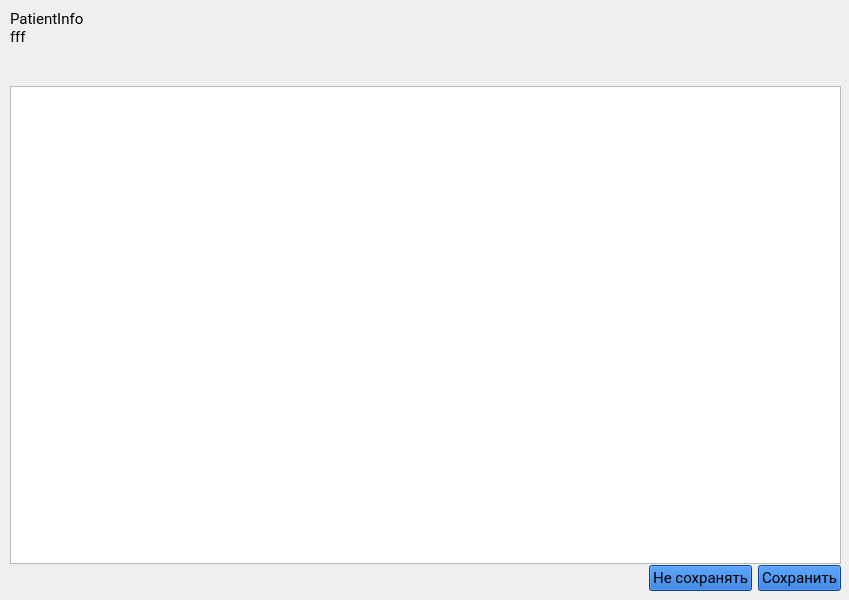
<?xml version="1.0" encoding="UTF-8"?>
<ui version="4.0">
 <class>MainWindow</class>
 <widget class="QMainWindow" name="MainWindow">
  <property name="geometry">
   <rect>
    <x>0</x>
    <y>0</y>
    <width>849</width>
    <height>600</height>
   </rect>
  </property>
  <property name="minimumSize">
   <size>
    <width>849</width>
    <height>600</height>
   </size>
  </property>
  <property name="maximumSize">
   <size>
    <width>849</width>
    <height>600</height>
   </size>
  </property>
  <property name="windowTitle">
   <string>MainWindow</string>
  </property>
  <widget class="QWidget" name="centralwidget">
   <widget class="QWidget" name="layoutWidget">
    <property name="geometry">
     <rect>
      <x>10</x>
      <y>10</y>
      <width>831</width>
      <height>581</height>
     </rect>
    </property>
    <layout class="QGridLayout" name="gridLayout">
     <property name="verticalSpacing">
      <number>1</number>
     </property>
     <item row="3" column="2">
      <widget class="QPushButton" name="pushButtonSaveExit">
       <property name="palette">
        <palette>
         <active>
          <colorrole role="WindowText">
           <brush brushstyle="SolidPattern">
            <color alpha="255">
             <red>0</red>
             <green>0</green>
             <blue>0</blue>
            </color>
           </brush>
          </colorrole>
          <colorrole role="Button">
           <brush brushstyle="SolidPattern">
            <color alpha="255">
             <red>12</red>
             <green>94</green>
             <blue>200</blue>
            </color>
           </brush>
          </colorrole>
          <colorrole role="Light">
           <brush brushstyle="SolidPattern">
            <color alpha="255">
             <red>60</red>
             <green>145</green>
             <blue>255</blue>
            </color>
           </brush>
          </colorrole>
          <colorrole role="Midlight">
           <brush brushstyle="SolidPattern">
            <color alpha="255">
             <red>36</red>
             <green>119</green>
             <blue>227</blue>
            </color>
           </brush>
          </colorrole>
          <colorrole role="Dark">
           <brush brushstyle="SolidPattern">
            <color alpha="255">
             <red>6</red>
             <green>47</green>
             <blue>100</blue>
            </color>
           </brush>
          </colorrole>
          <colorrole role="Mid">
           <brush brushstyle="SolidPattern">
            <color alpha="255">
             <red>8</red>
             <green>62</green>
             <blue>133</blue>
            </color>
           </brush>
          </colorrole>
          <colorrole role="Text">
           <brush brushstyle="SolidPattern">
            <color alpha="255">
             <red>0</red>
             <green>0</green>
             <blue>0</blue>
            </color>
           </brush>
          </colorrole>
          <colorrole role="BrightText">
           <brush brushstyle="SolidPattern">
            <color alpha="255">
             <red>255</red>
             <green>255</green>
             <blue>255</blue>
            </color>
           </brush>
          </colorrole>
          <colorrole role="ButtonText">
           <brush brushstyle="SolidPattern">
            <color alpha="255">
             <red>0</red>
             <green>0</green>
             <blue>0</blue>
            </color>
           </brush>
          </colorrole>
          <colorrole role="Base">
           <brush brushstyle="SolidPattern">
            <color alpha="255">
             <red>255</red>
             <green>255</green>
             <blue>255</blue>
            </color>
           </brush>
          </colorrole>
          <colorrole role="Window">
           <brush brushstyle="SolidPattern">
            <color alpha="255">
             <red>12</red>
             <green>94</green>
             <blue>200</blue>
            </color>
           </brush>
          </colorrole>
          <colorrole role="Shadow">
           <brush brushstyle="SolidPattern">
            <color alpha="255">
             <red>0</red>
             <green>0</green>
             <blue>0</blue>
            </color>
           </brush>
          </colorrole>
          <colorrole role="AlternateBase">
           <brush brushstyle="SolidPattern">
            <color alpha="255">
             <red>133</red>
             <green>174</green>
             <blue>227</blue>
            </color>
           </brush>
          </colorrole>
          <colorrole role="ToolTipBase">
           <brush brushstyle="SolidPattern">
            <color alpha="255">
             <red>255</red>
             <green>255</green>
             <blue>220</blue>
            </color>
           </brush>
          </colorrole>
          <colorrole role="ToolTipText">
           <brush brushstyle="SolidPattern">
            <color alpha="255">
             <red>0</red>
             <green>0</green>
             <blue>0</blue>
            </color>
           </brush>
          </colorrole>
          <colorrole role="PlaceholderText">
           <brush brushstyle="SolidPattern">
            <color alpha="128">
             <red>0</red>
             <green>0</green>
             <blue>0</blue>
            </color>
           </brush>
          </colorrole>
         </active>
         <inactive>
          <colorrole role="WindowText">
           <brush brushstyle="SolidPattern">
            <color alpha="255">
             <red>0</red>
             <green>0</green>
             <blue>0</blue>
            </color>
           </brush>
          </colorrole>
          <colorrole role="Button">
           <brush brushstyle="SolidPattern">
            <color alpha="255">
             <red>12</red>
             <green>94</green>
             <blue>200</blue>
            </color>
           </brush>
          </colorrole>
          <colorrole role="Light">
           <brush brushstyle="SolidPattern">
            <color alpha="255">
             <red>60</red>
             <green>145</green>
             <blue>255</blue>
            </color>
           </brush>
          </colorrole>
          <colorrole role="Midlight">
           <brush brushstyle="SolidPattern">
            <color alpha="255">
             <red>36</red>
             <green>119</green>
             <blue>227</blue>
            </color>
           </brush>
          </colorrole>
          <colorrole role="Dark">
           <brush brushstyle="SolidPattern">
            <color alpha="255">
             <red>6</red>
             <green>47</green>
             <blue>100</blue>
            </color>
           </brush>
          </colorrole>
          <colorrole role="Mid">
           <brush brushstyle="SolidPattern">
            <color alpha="255">
             <red>8</red>
             <green>62</green>
             <blue>133</blue>
            </color>
           </brush>
          </colorrole>
          <colorrole role="Text">
           <brush brushstyle="SolidPattern">
            <color alpha="255">
             <red>0</red>
             <green>0</green>
             <blue>0</blue>
            </color>
           </brush>
          </colorrole>
          <colorrole role="BrightText">
           <brush brushstyle="SolidPattern">
            <color alpha="255">
             <red>255</red>
             <green>255</green>
             <blue>255</blue>
            </color>
           </brush>
          </colorrole>
          <colorrole role="ButtonText">
           <brush brushstyle="SolidPattern">
            <color alpha="255">
             <red>0</red>
             <green>0</green>
             <blue>0</blue>
            </color>
           </brush>
          </colorrole>
          <colorrole role="Base">
           <brush brushstyle="SolidPattern">
            <color alpha="255">
             <red>255</red>
             <green>255</green>
             <blue>255</blue>
            </color>
           </brush>
          </colorrole>
          <colorrole role="Window">
           <brush brushstyle="SolidPattern">
            <color alpha="255">
             <red>12</red>
             <green>94</green>
             <blue>200</blue>
            </color>
           </brush>
          </colorrole>
          <colorrole role="Shadow">
           <brush brushstyle="SolidPattern">
            <color alpha="255">
             <red>0</red>
             <green>0</green>
             <blue>0</blue>
            </color>
           </brush>
          </colorrole>
          <colorrole role="AlternateBase">
           <brush brushstyle="SolidPattern">
            <color alpha="255">
             <red>133</red>
             <green>174</green>
             <blue>227</blue>
            </color>
           </brush>
          </colorrole>
          <colorrole role="ToolTipBase">
           <brush brushstyle="SolidPattern">
            <color alpha="255">
             <red>255</red>
             <green>255</green>
             <blue>220</blue>
            </color>
           </brush>
          </colorrole>
          <colorrole role="ToolTipText">
           <brush brushstyle="SolidPattern">
            <color alpha="255">
             <red>0</red>
             <green>0</green>
             <blue>0</blue>
            </color>
           </brush>
          </colorrole>
          <colorrole role="PlaceholderText">
           <brush brushstyle="SolidPattern">
            <color alpha="128">
             <red>0</red>
             <green>0</green>
             <blue>0</blue>
            </color>
           </brush>
          </colorrole>
         </inactive>
         <disabled>
          <colorrole role="WindowText">
           <brush brushstyle="SolidPattern">
            <color alpha="255">
             <red>6</red>
             <green>47</green>
             <blue>100</blue>
            </color>
           </brush>
          </colorrole>
          <colorrole role="Button">
           <brush brushstyle="SolidPattern">
            <color alpha="255">
             <red>12</red>
             <green>94</green>
             <blue>200</blue>
            </color>
           </brush>
          </colorrole>
          <colorrole role="Light">
           <brush brushstyle="SolidPattern">
            <color alpha="255">
             <red>60</red>
             <green>145</green>
             <blue>255</blue>
            </color>
           </brush>
          </colorrole>
          <colorrole role="Midlight">
           <brush brushstyle="SolidPattern">
            <color alpha="255">
             <red>36</red>
             <green>119</green>
             <blue>227</blue>
            </color>
           </brush>
          </colorrole>
          <colorrole role="Dark">
           <brush brushstyle="SolidPattern">
            <color alpha="255">
             <red>6</red>
             <green>47</green>
             <blue>100</blue>
            </color>
           </brush>
          </colorrole>
          <colorrole role="Mid">
           <brush brushstyle="SolidPattern">
            <color alpha="255">
             <red>8</red>
             <green>62</green>
             <blue>133</blue>
            </color>
           </brush>
          </colorrole>
          <colorrole role="Text">
           <brush brushstyle="SolidPattern">
            <color alpha="255">
             <red>6</red>
             <green>47</green>
             <blue>100</blue>
            </color>
           </brush>
          </colorrole>
          <colorrole role="BrightText">
           <brush brushstyle="SolidPattern">
            <color alpha="255">
             <red>255</red>
             <green>255</green>
             <blue>255</blue>
            </color>
           </brush>
          </colorrole>
          <colorrole role="ButtonText">
           <brush brushstyle="SolidPattern">
            <color alpha="255">
             <red>6</red>
             <green>47</green>
             <blue>100</blue>
            </color>
           </brush>
          </colorrole>
          <colorrole role="Base">
           <brush brushstyle="SolidPattern">
            <color alpha="255">
             <red>12</red>
             <green>94</green>
             <blue>200</blue>
            </color>
           </brush>
          </colorrole>
          <colorrole role="Window">
           <brush brushstyle="SolidPattern">
            <color alpha="255">
             <red>12</red>
             <green>94</green>
             <blue>200</blue>
            </color>
           </brush>
          </colorrole>
          <colorrole role="Shadow">
           <brush brushstyle="SolidPattern">
            <color alpha="255">
             <red>0</red>
             <green>0</green>
             <blue>0</blue>
            </color>
           </brush>
          </colorrole>
          <colorrole role="AlternateBase">
           <brush brushstyle="SolidPattern">
            <color alpha="255">
             <red>12</red>
             <green>94</green>
             <blue>200</blue>
            </color>
           </brush>
          </colorrole>
          <colorrole role="ToolTipBase">
           <brush brushstyle="SolidPattern">
            <color alpha="255">
             <red>255</red>
             <green>255</green>
             <blue>220</blue>
            </color>
           </brush>
          </colorrole>
          <colorrole role="ToolTipText">
           <brush brushstyle="SolidPattern">
            <color alpha="255">
             <red>0</red>
             <green>0</green>
             <blue>0</blue>
            </color>
           </brush>
          </colorrole>
          <colorrole role="PlaceholderText">
           <brush brushstyle="SolidPattern">
            <color alpha="128">
             <red>0</red>
             <green>0</green>
             <blue>0</blue>
            </color>
           </brush>
          </colorrole>
         </disabled>
        </palette>
       </property>
       <property name="font">
        <font>
         <family>Roboto</family>
         <pointsize>11</pointsize>
         <weight>50</weight>
         <bold>false</bold>
        </font>
       </property>
       <property name="text">
        <string>Сохранить</string>
       </property>
      </widget>
     </item>
     <item row="3" column="1">
      <widget class="QPushButton" name="pushButtonNotSaveExit">
       <property name="palette">
        <palette>
         <active>
          <colorrole role="WindowText">
           <brush brushstyle="SolidPattern">
            <color alpha="255">
             <red>0</red>
             <green>0</green>
             <blue>0</blue>
            </color>
           </brush>
          </colorrole>
          <colorrole role="Button">
           <brush brushstyle="SolidPattern">
            <color alpha="255">
             <red>12</red>
             <green>94</green>
             <blue>200</blue>
            </color>
           </brush>
          </colorrole>
          <colorrole role="Light">
           <brush brushstyle="SolidPattern">
            <color alpha="255">
             <red>60</red>
             <green>145</green>
             <blue>255</blue>
            </color>
           </brush>
          </colorrole>
          <colorrole role="Midlight">
           <brush brushstyle="SolidPattern">
            <color alpha="255">
             <red>36</red>
             <green>119</green>
             <blue>227</blue>
            </color>
           </brush>
          </colorrole>
          <colorrole role="Dark">
           <brush brushstyle="SolidPattern">
            <color alpha="255">
             <red>6</red>
             <green>47</green>
             <blue>100</blue>
            </color>
           </brush>
          </colorrole>
          <colorrole role="Mid">
           <brush brushstyle="SolidPattern">
            <color alpha="255">
             <red>8</red>
             <green>62</green>
             <blue>133</blue>
            </color>
           </brush>
          </colorrole>
          <colorrole role="Text">
           <brush brushstyle="SolidPattern">
            <color alpha="255">
             <red>0</red>
             <green>0</green>
             <blue>0</blue>
            </color>
           </brush>
          </colorrole>
          <colorrole role="BrightText">
           <brush brushstyle="SolidPattern">
            <color alpha="255">
             <red>255</red>
             <green>255</green>
             <blue>255</blue>
            </color>
           </brush>
          </colorrole>
          <colorrole role="ButtonText">
           <brush brushstyle="SolidPattern">
            <color alpha="255">
             <red>0</red>
             <green>0</green>
             <blue>0</blue>
            </color>
           </brush>
          </colorrole>
          <colorrole role="Base">
           <brush brushstyle="SolidPattern">
            <color alpha="255">
             <red>255</red>
             <green>255</green>
             <blue>255</blue>
            </color>
           </brush>
          </colorrole>
          <colorrole role="Window">
           <brush brushstyle="SolidPattern">
            <color alpha="255">
             <red>12</red>
             <green>94</green>
             <blue>200</blue>
            </color>
           </brush>
          </colorrole>
          <colorrole role="Shadow">
           <brush brushstyle="SolidPattern">
            <color alpha="255">
             <red>0</red>
             <green>0</green>
             <blue>0</blue>
            </color>
           </brush>
          </colorrole>
          <colorrole role="AlternateBase">
           <brush brushstyle="SolidPattern">
            <color alpha="255">
             <red>133</red>
             <green>174</green>
             <blue>227</blue>
            </color>
           </brush>
          </colorrole>
          <colorrole role="ToolTipBase">
           <brush brushstyle="SolidPattern">
            <color alpha="255">
             <red>255</red>
             <green>255</green>
             <blue>220</blue>
            </color>
           </brush>
          </colorrole>
          <colorrole role="ToolTipText">
           <brush brushstyle="SolidPattern">
            <color alpha="255">
             <red>0</red>
             <green>0</green>
             <blue>0</blue>
            </color>
           </brush>
          </colorrole>
          <colorrole role="PlaceholderText">
           <brush brushstyle="SolidPattern">
            <color alpha="128">
             <red>0</red>
             <green>0</green>
             <blue>0</blue>
            </color>
           </brush>
          </colorrole>
         </active>
         <inactive>
          <colorrole role="WindowText">
           <brush brushstyle="SolidPattern">
            <color alpha="255">
             <red>0</red>
             <green>0</green>
             <blue>0</blue>
            </color>
           </brush>
          </colorrole>
          <colorrole role="Button">
           <brush brushstyle="SolidPattern">
            <color alpha="255">
             <red>12</red>
             <green>94</green>
             <blue>200</blue>
            </color>
           </brush>
          </colorrole>
          <colorrole role="Light">
           <brush brushstyle="SolidPattern">
            <color alpha="255">
             <red>60</red>
             <green>145</green>
             <blue>255</blue>
            </color>
           </brush>
          </colorrole>
          <colorrole role="Midlight">
           <brush brushstyle="SolidPattern">
            <color alpha="255">
             <red>36</red>
             <green>119</green>
             <blue>227</blue>
            </color>
           </brush>
          </colorrole>
          <colorrole role="Dark">
           <brush brushstyle="SolidPattern">
            <color alpha="255">
             <red>6</red>
             <green>47</green>
             <blue>100</blue>
            </color>
           </brush>
          </colorrole>
          <colorrole role="Mid">
           <brush brushstyle="SolidPattern">
            <color alpha="255">
             <red>8</red>
             <green>62</green>
             <blue>133</blue>
            </color>
           </brush>
          </colorrole>
          <colorrole role="Text">
           <brush brushstyle="SolidPattern">
            <color alpha="255">
             <red>0</red>
             <green>0</green>
             <blue>0</blue>
            </color>
           </brush>
          </colorrole>
          <colorrole role="BrightText">
           <brush brushstyle="SolidPattern">
            <color alpha="255">
             <red>255</red>
             <green>255</green>
             <blue>255</blue>
            </color>
           </brush>
          </colorrole>
          <colorrole role="ButtonText">
           <brush brushstyle="SolidPattern">
            <color alpha="255">
             <red>0</red>
             <green>0</green>
             <blue>0</blue>
            </color>
           </brush>
          </colorrole>
          <colorrole role="Base">
           <brush brushstyle="SolidPattern">
            <color alpha="255">
             <red>255</red>
             <green>255</green>
             <blue>255</blue>
            </color>
           </brush>
          </colorrole>
          <colorrole role="Window">
           <brush brushstyle="SolidPattern">
            <color alpha="255">
             <red>12</red>
             <green>94</green>
             <blue>200</blue>
            </color>
           </brush>
          </colorrole>
          <colorrole role="Shadow">
           <brush brushstyle="SolidPattern">
            <color alpha="255">
             <red>0</red>
             <green>0</green>
             <blue>0</blue>
            </color>
           </brush>
          </colorrole>
          <colorrole role="AlternateBase">
           <brush brushstyle="SolidPattern">
            <color alpha="255">
             <red>133</red>
             <green>174</green>
             <blue>227</blue>
            </color>
           </brush>
          </colorrole>
          <colorrole role="ToolTipBase">
           <brush brushstyle="SolidPattern">
            <color alpha="255">
             <red>255</red>
             <green>255</green>
             <blue>220</blue>
            </color>
           </brush>
          </colorrole>
          <colorrole role="ToolTipText">
           <brush brushstyle="SolidPattern">
            <color alpha="255">
             <red>0</red>
             <green>0</green>
             <blue>0</blue>
            </color>
           </brush>
          </colorrole>
          <colorrole role="PlaceholderText">
           <brush brushstyle="SolidPattern">
            <color alpha="128">
             <red>0</red>
             <green>0</green>
             <blue>0</blue>
            </color>
           </brush>
          </colorrole>
         </inactive>
         <disabled>
          <colorrole role="WindowText">
           <brush brushstyle="SolidPattern">
            <color alpha="255">
             <red>6</red>
             <green>47</green>
             <blue>100</blue>
            </color>
           </brush>
          </colorrole>
          <colorrole role="Button">
           <brush brushstyle="SolidPattern">
            <color alpha="255">
             <red>12</red>
             <green>94</green>
             <blue>200</blue>
            </color>
           </brush>
          </colorrole>
          <colorrole role="Light">
           <brush brushstyle="SolidPattern">
            <color alpha="255">
             <red>60</red>
             <green>145</green>
             <blue>255</blue>
            </color>
           </brush>
          </colorrole>
          <colorrole role="Midlight">
           <brush brushstyle="SolidPattern">
            <color alpha="255">
             <red>36</red>
             <green>119</green>
             <blue>227</blue>
            </color>
           </brush>
          </colorrole>
          <colorrole role="Dark">
           <brush brushstyle="SolidPattern">
            <color alpha="255">
             <red>6</red>
             <green>47</green>
             <blue>100</blue>
            </color>
           </brush>
          </colorrole>
          <colorrole role="Mid">
           <brush brushstyle="SolidPattern">
            <color alpha="255">
             <red>8</red>
             <green>62</green>
             <blue>133</blue>
            </color>
           </brush>
          </colorrole>
          <colorrole role="Text">
           <brush brushstyle="SolidPattern">
            <color alpha="255">
             <red>6</red>
             <green>47</green>
             <blue>100</blue>
            </color>
           </brush>
          </colorrole>
          <colorrole role="BrightText">
           <brush brushstyle="SolidPattern">
            <color alpha="255">
             <red>255</red>
             <green>255</green>
             <blue>255</blue>
            </color>
           </brush>
          </colorrole>
          <colorrole role="ButtonText">
           <brush brushstyle="SolidPattern">
            <color alpha="255">
             <red>6</red>
             <green>47</green>
             <blue>100</blue>
            </color>
           </brush>
          </colorrole>
          <colorrole role="Base">
           <brush brushstyle="SolidPattern">
            <color alpha="255">
             <red>12</red>
             <green>94</green>
             <blue>200</blue>
            </color>
           </brush>
          </colorrole>
          <colorrole role="Window">
           <brush brushstyle="SolidPattern">
            <color alpha="255">
             <red>12</red>
             <green>94</green>
             <blue>200</blue>
            </color>
           </brush>
          </colorrole>
          <colorrole role="Shadow">
           <brush brushstyle="SolidPattern">
            <color alpha="255">
             <red>0</red>
             <green>0</green>
             <blue>0</blue>
            </color>
           </brush>
          </colorrole>
          <colorrole role="AlternateBase">
           <brush brushstyle="SolidPattern">
            <color alpha="255">
             <red>12</red>
             <green>94</green>
             <blue>200</blue>
            </color>
           </brush>
          </colorrole>
          <colorrole role="ToolTipBase">
           <brush brushstyle="SolidPattern">
            <color alpha="255">
             <red>255</red>
             <green>255</green>
             <blue>220</blue>
            </color>
           </brush>
          </colorrole>
          <colorrole role="ToolTipText">
           <brush brushstyle="SolidPattern">
            <color alpha="255">
             <red>0</red>
             <green>0</green>
             <blue>0</blue>
            </color>
           </brush>
          </colorrole>
          <colorrole role="PlaceholderText">
           <brush brushstyle="SolidPattern">
            <color alpha="128">
             <red>0</red>
             <green>0</green>
             <blue>0</blue>
            </color>
           </brush>
          </colorrole>
         </disabled>
        </palette>
       </property>
       <property name="font">
        <font>
         <family>Roboto</family>
         <pointsize>11</pointsize>
         <weight>50</weight>
         <bold>false</bold>
        </font>
       </property>
       <property name="text">
        <string>Не сохранять</string>
       </property>
      </widget>
     </item>
     <item row="3" column="0">
      <spacer name="horizontalSpacer">
       <property name="orientation">
        <enum>Qt::Horizontal</enum>
       </property>
       <property name="sizeHint" stdset="0">
        <size>
         <width>40</width>
         <height>20</height>
        </size>
       </property>
      </spacer>
     </item>
     <item row="1" column="0" colspan="3">
      <widget class="QLabel" name="label_diary">
       <property name="font">
        <font>
         <family>Roboto</family>
         <pointsize>12</pointsize>
         <weight>50</weight>
         <italic>false</italic>
         <bold>false</bold>
        </font>
       </property>
       <property name="text">
        <string>&lt;html&gt;&lt;head/&gt;&lt;body&gt;&lt;p align=&quot;right&quot;&gt;&lt;br/&gt;&lt;/p&gt;&lt;/body&gt;&lt;/html&gt;</string>
       </property>
      </widget>
     </item>
     <item row="0" column="0" colspan="3">
      <widget class="QLabel" name="label_Pt_info">
       <property name="font">
        <font>
         <family>Roboto</family>
         <pointsize>11</pointsize>
        </font>
       </property>
       <property name="text">
        <string>PatientInfo
fff</string>
       </property>
      </widget>
     </item>
     <item row="2" column="0" colspan="3">
      <widget class="QTextEdit" name="textEdit_diary">
       <property name="font">
        <font>
         <family>Roboto</family>
         <pointsize>11</pointsize>
        </font>
       </property>
      </widget>
     </item>
    </layout>
   </widget>
  </widget>
 </widget>
 <resources/>
 <connections/>
</ui>
